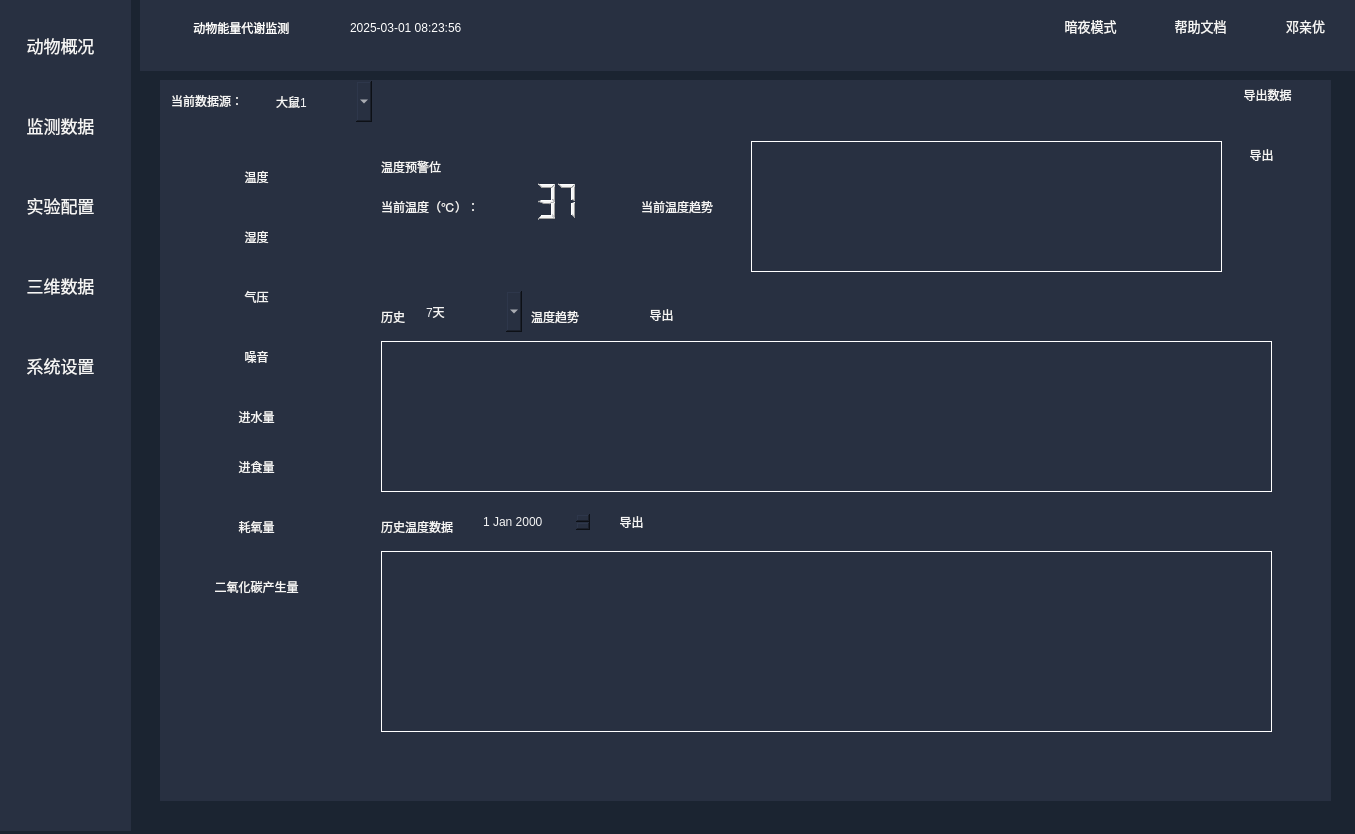
<?xml version="1.0" encoding="UTF-8"?>
<ui version="4.0">
 <class>Form</class>
 <widget class="QWidget" name="Form">
  <property name="geometry">
   <rect>
    <x>0</x>
    <y>0</y>
    <width>1355</width>
    <height>834</height>
   </rect>
  </property>
  <property name="font">
   <font>
    <pointsize>8</pointsize>
   </font>
  </property>
  <property name="windowTitle">
   <string>Form</string>
  </property>
  <property name="styleSheet">
   <string notr="true">QWidget{
background:rgb(27,36,49)
}
QGraphicsView{
border:1px solid white;
border-radius:0px;
}</string>
  </property>
  <widget class="QWidget" name="verticalLayoutWidget">
   <property name="geometry">
    <rect>
     <x>0</x>
     <y>0</y>
     <width>131</width>
     <height>831</height>
    </rect>
   </property>
   <layout class="QVBoxLayout" name="verticalLayout">
    <item>
     <widget class="QScrollArea" name="scrollArea">
      <property name="styleSheet">
       <string notr="true">border:none;</string>
      </property>
      <property name="horizontalScrollBarPolicy">
       <enum>Qt::ScrollBarAlwaysOff</enum>
      </property>
      <property name="widgetResizable">
       <bool>true</bool>
      </property>
      <widget class="QWidget" name="scrollAreaWidgetContents">
       <property name="geometry">
        <rect>
         <x>0</x>
         <y>0</y>
         <width>129</width>
         <height>829</height>
        </rect>
       </property>
       <property name="styleSheet">
        <string notr="true">background:rgb(40, 48,65);</string>
       </property>
       <widget class="QPushButton" name="btn1">
        <property name="geometry">
         <rect>
          <x>0</x>
          <y>10</y>
          <width>121</width>
          <height>71</height>
         </rect>
        </property>
        <property name="sizePolicy">
         <sizepolicy hsizetype="Minimum" vsizetype="Maximum">
          <horstretch>20</horstretch>
          <verstretch>21</verstretch>
         </sizepolicy>
        </property>
        <property name="font">
         <font>
          <pointsize>-1</pointsize>
          <bold>false</bold>
         </font>
        </property>
        <property name="styleSheet">
         <string notr="true">QPushButton{
	color:rgb(245, 245, 245);
	padding:15px;
	background:rgb(40, 48,65);
border：none;
font-size:17px;
}</string>
        </property>
        <property name="text">
         <string>动物概况</string>
        </property>
        <property name="icon">
         <iconset resource="resource/mainPage.qrc">
          <normaloff>:/icon/generate_white.svg</normaloff>:/icon/generate_white.svg</iconset>
        </property>
        <property name="iconSize">
         <size>
          <width>20</width>
          <height>20</height>
         </size>
        </property>
        <property name="autoDefault">
         <bool>false</bool>
        </property>
        <property name="default">
         <bool>false</bool>
        </property>
        <property name="flat">
         <bool>true</bool>
        </property>
       </widget>
       <widget class="QPushButton" name="btn2">
        <property name="geometry">
         <rect>
          <x>0</x>
          <y>90</y>
          <width>121</width>
          <height>71</height>
         </rect>
        </property>
        <property name="sizePolicy">
         <sizepolicy hsizetype="Minimum" vsizetype="Maximum">
          <horstretch>20</horstretch>
          <verstretch>21</verstretch>
         </sizepolicy>
        </property>
        <property name="font">
         <font>
          <pointsize>-1</pointsize>
          <bold>false</bold>
         </font>
        </property>
        <property name="styleSheet">
         <string notr="true">QPushButton{
	color:rgb(245, 245, 245);
	padding:15px;
	background:rgb(40, 48,65);
border：none;
font-size:17px;
}</string>
        </property>
        <property name="text">
         <string>监测数据</string>
        </property>
        <property name="icon">
         <iconset resource="resource/mainPage.qrc">
          <normaloff>:/icon/market_analysis_white.svg</normaloff>:/icon/market_analysis_white.svg</iconset>
        </property>
        <property name="iconSize">
         <size>
          <width>20</width>
          <height>20</height>
         </size>
        </property>
        <property name="autoDefault">
         <bool>false</bool>
        </property>
        <property name="default">
         <bool>false</bool>
        </property>
        <property name="flat">
         <bool>true</bool>
        </property>
       </widget>
       <widget class="QPushButton" name="btn3">
        <property name="geometry">
         <rect>
          <x>0</x>
          <y>170</y>
          <width>121</width>
          <height>71</height>
         </rect>
        </property>
        <property name="sizePolicy">
         <sizepolicy hsizetype="Minimum" vsizetype="Maximum">
          <horstretch>20</horstretch>
          <verstretch>21</verstretch>
         </sizepolicy>
        </property>
        <property name="font">
         <font>
          <pointsize>-1</pointsize>
          <bold>false</bold>
         </font>
        </property>
        <property name="styleSheet">
         <string notr="true">QPushButton{
	color:rgb(245, 245, 245);
	padding:15px;
	background:rgb(40, 48,65);
border：none;
font-size:17px;
}</string>
        </property>
        <property name="text">
         <string>实验配置</string>
        </property>
        <property name="icon">
         <iconset resource="resource/mainPage.qrc">
          <normaloff>:/icon/setting_config_white.svg</normaloff>:/icon/setting_config_white.svg</iconset>
        </property>
        <property name="iconSize">
         <size>
          <width>20</width>
          <height>20</height>
         </size>
        </property>
        <property name="autoDefault">
         <bool>false</bool>
        </property>
        <property name="default">
         <bool>false</bool>
        </property>
        <property name="flat">
         <bool>true</bool>
        </property>
       </widget>
       <widget class="QPushButton" name="btn4">
        <property name="geometry">
         <rect>
          <x>0</x>
          <y>250</y>
          <width>121</width>
          <height>71</height>
         </rect>
        </property>
        <property name="sizePolicy">
         <sizepolicy hsizetype="Minimum" vsizetype="Maximum">
          <horstretch>20</horstretch>
          <verstretch>21</verstretch>
         </sizepolicy>
        </property>
        <property name="font">
         <font>
          <pointsize>-1</pointsize>
          <bold>false</bold>
         </font>
        </property>
        <property name="styleSheet">
         <string notr="true">QPushButton{
	color:rgb(245, 245, 245);
	padding:15px;
	background:rgb(40, 48,65);
border：none;
font-size:17px;
}</string>
        </property>
        <property name="text">
         <string>三维数据</string>
        </property>
        <property name="icon">
         <iconset resource="resource/mainPage.qrc">
          <normaloff>:/icon/material_three_white.svg</normaloff>:/icon/material_three_white.svg</iconset>
        </property>
        <property name="iconSize">
         <size>
          <width>20</width>
          <height>20</height>
         </size>
        </property>
        <property name="autoDefault">
         <bool>false</bool>
        </property>
        <property name="default">
         <bool>false</bool>
        </property>
        <property name="flat">
         <bool>true</bool>
        </property>
       </widget>
       <widget class="QPushButton" name="btn5">
        <property name="geometry">
         <rect>
          <x>0</x>
          <y>330</y>
          <width>121</width>
          <height>71</height>
         </rect>
        </property>
        <property name="sizePolicy">
         <sizepolicy hsizetype="Minimum" vsizetype="Maximum">
          <horstretch>20</horstretch>
          <verstretch>21</verstretch>
         </sizepolicy>
        </property>
        <property name="font">
         <font>
          <pointsize>-1</pointsize>
          <bold>false</bold>
         </font>
        </property>
        <property name="styleSheet">
         <string notr="true">QPushButton{
	color:rgb(245, 245, 245);
	padding:15px;
	background:rgb(40, 48,65);
border：none;
font-size:17px;
}</string>
        </property>
        <property name="text">
         <string>系统设置</string>
        </property>
        <property name="icon">
         <iconset resource="resource/mainPage.qrc">
          <normaloff>:/icon/setting_computer_white.svg</normaloff>:/icon/setting_computer_white.svg</iconset>
        </property>
        <property name="iconSize">
         <size>
          <width>20</width>
          <height>20</height>
         </size>
        </property>
        <property name="autoDefault">
         <bool>false</bool>
        </property>
        <property name="default">
         <bool>false</bool>
        </property>
        <property name="flat">
         <bool>true</bool>
        </property>
       </widget>
      </widget>
     </widget>
    </item>
   </layout>
  </widget>
  <widget class="QWidget" name="horizontalLayoutWidget">
   <property name="geometry">
    <rect>
     <x>140</x>
     <y>0</y>
     <width>1261</width>
     <height>71</height>
    </rect>
   </property>
   <layout class="QHBoxLayout" name="horizontalLayout">
    <item>
     <widget class="QScrollArea" name="scrollArea_2">
      <property name="styleSheet">
       <string notr="true">border:none;</string>
      </property>
      <property name="verticalScrollBarPolicy">
       <enum>Qt::ScrollBarAlwaysOff</enum>
      </property>
      <property name="widgetResizable">
       <bool>true</bool>
      </property>
      <widget class="QWidget" name="scrollAreaWidgetContents_2">
       <property name="geometry">
        <rect>
         <x>0</x>
         <y>0</y>
         <width>1259</width>
         <height>69</height>
        </rect>
       </property>
       <property name="styleSheet">
        <string notr="true">background:rgb(40, 48,65);</string>
       </property>
       <widget class="QLabel" name="label">
        <property name="geometry">
         <rect>
          <x>10</x>
          <y>0</y>
          <width>51</width>
          <height>51</height>
         </rect>
        </property>
        <property name="styleSheet">
         <string notr="true"/>
        </property>
        <property name="text">
         <string/>
        </property>
        <property name="pixmap">
         <pixmap resource="resource/mainPage.qrc">:/images/mouse.png</pixmap>
        </property>
        <property name="scaledContents">
         <bool>true</bool>
        </property>
       </widget>
       <widget class="QLabel" name="label_2">
        <property name="geometry">
         <rect>
          <x>50</x>
          <y>20</y>
          <width>161</width>
          <height>16</height>
         </rect>
        </property>
        <property name="styleSheet">
         <string notr="true">color:white;</string>
        </property>
        <property name="text">
         <string> 动物能量代谢监测</string>
        </property>
       </widget>
       <widget class="QPushButton" name="pushButton_2">
        <property name="geometry">
         <rect>
          <x>1120</x>
          <y>0</y>
          <width>91</width>
          <height>51</height>
         </rect>
        </property>
        <property name="sizePolicy">
         <sizepolicy hsizetype="Minimum" vsizetype="Maximum">
          <horstretch>20</horstretch>
          <verstretch>21</verstretch>
         </sizepolicy>
        </property>
        <property name="font">
         <font>
          <pointsize>-1</pointsize>
          <bold>false</bold>
         </font>
        </property>
        <property name="styleSheet">
         <string notr="true">QPushButton{
	color:rgb(245, 245, 245);
	padding:7px;
	background:rgb(40, 48,65);
border：none;
font-size:13px;
}</string>
        </property>
        <property name="text">
         <string>邓亲优</string>
        </property>
        <property name="icon">
         <iconset resource="resource/mainPage.qrc">
          <normaloff>:/icon/me_white.svg</normaloff>:/icon/me_white.svg</iconset>
        </property>
        <property name="iconSize">
         <size>
          <width>24</width>
          <height>24</height>
         </size>
        </property>
        <property name="autoDefault">
         <bool>false</bool>
        </property>
        <property name="default">
         <bool>false</bool>
        </property>
        <property name="flat">
         <bool>true</bool>
        </property>
       </widget>
       <widget class="QPushButton" name="pushButton_3">
        <property name="geometry">
         <rect>
          <x>1010</x>
          <y>0</y>
          <width>101</width>
          <height>51</height>
         </rect>
        </property>
        <property name="sizePolicy">
         <sizepolicy hsizetype="Minimum" vsizetype="Maximum">
          <horstretch>20</horstretch>
          <verstretch>21</verstretch>
         </sizepolicy>
        </property>
        <property name="font">
         <font>
          <pointsize>-1</pointsize>
          <bold>false</bold>
         </font>
        </property>
        <property name="styleSheet">
         <string notr="true">QPushButton{
	color:rgb(245, 245, 245);
	padding:7px;
	background:rgb(40, 48,65);
border：none;
font-size:13px;
}</string>
        </property>
        <property name="text">
         <string>帮助文档</string>
        </property>
        <property name="icon">
         <iconset resource="resource/mainPage.qrc">
          <normaloff>:/icon/help_white.svg</normaloff>:/icon/help_white.svg</iconset>
        </property>
        <property name="iconSize">
         <size>
          <width>24</width>
          <height>24</height>
         </size>
        </property>
        <property name="autoDefault">
         <bool>false</bool>
        </property>
        <property name="default">
         <bool>false</bool>
        </property>
        <property name="flat">
         <bool>true</bool>
        </property>
       </widget>
       <widget class="QPushButton" name="pushButton_4">
        <property name="geometry">
         <rect>
          <x>900</x>
          <y>0</y>
          <width>101</width>
          <height>51</height>
         </rect>
        </property>
        <property name="sizePolicy">
         <sizepolicy hsizetype="Minimum" vsizetype="Maximum">
          <horstretch>20</horstretch>
          <verstretch>21</verstretch>
         </sizepolicy>
        </property>
        <property name="font">
         <font>
          <pointsize>-1</pointsize>
          <bold>false</bold>
         </font>
        </property>
        <property name="styleSheet">
         <string notr="true">QPushButton{
	color:rgb(245, 245, 245);
	padding:7px;
	background:rgb(40, 48,65);
border：none;
font-size:13px;
}</string>
        </property>
        <property name="text">
         <string>暗夜模式</string>
        </property>
        <property name="icon">
         <iconset resource="resource/mainPage.qrc">
          <normaloff>:/icon/dark_mode_white.svg</normaloff>:/icon/dark_mode_white.svg</iconset>
        </property>
        <property name="iconSize">
         <size>
          <width>24</width>
          <height>24</height>
         </size>
        </property>
        <property name="autoDefault">
         <bool>false</bool>
        </property>
        <property name="default">
         <bool>false</bool>
        </property>
        <property name="flat">
         <bool>true</bool>
        </property>
       </widget>
       <widget class="QLabel" name="label_14">
        <property name="geometry">
         <rect>
          <x>210</x>
          <y>20</y>
          <width>161</width>
          <height>16</height>
         </rect>
        </property>
        <property name="styleSheet">
         <string notr="true">color:white;</string>
        </property>
        <property name="text">
         <string>2025-03-01 08:23:56</string>
        </property>
       </widget>
      </widget>
     </widget>
    </item>
   </layout>
  </widget>
  <widget class="QWidget" name="tab2" native="true">
   <property name="geometry">
    <rect>
     <x>160</x>
     <y>80</y>
     <width>1171</width>
     <height>721</height>
    </rect>
   </property>
   <widget class="QScrollArea" name="scrollArea_3">
    <property name="geometry">
     <rect>
      <x>-10</x>
      <y>-10</y>
      <width>1191</width>
      <height>751</height>
     </rect>
    </property>
    <property name="widgetResizable">
     <bool>true</bool>
    </property>
    <widget class="QWidget" name="scrollAreaWidgetContents_3">
     <property name="geometry">
      <rect>
       <x>0</x>
       <y>0</y>
       <width>1189</width>
       <height>749</height>
      </rect>
     </property>
     <property name="styleSheet">
      <string notr="true">	color:rgb(245, 245, 245);

	background:rgb(40, 48,65);
border-radius:15px;</string>
     </property>
     <widget class="QLabel" name="label_3">
      <property name="geometry">
       <rect>
        <x>20</x>
        <y>10</y>
        <width>91</width>
        <height>39</height>
       </rect>
      </property>
      <property name="text">
       <string>当前数据源：</string>
      </property>
     </widget>
     <widget class="QComboBox" name="comboBox">
      <property name="geometry">
       <rect>
        <x>120</x>
        <y>10</y>
        <width>101</width>
        <height>41</height>
       </rect>
      </property>
      <item>
       <property name="text">
        <string>大鼠1</string>
       </property>
      </item>
     </widget>
     <widget class="QWidget" name="verticalLayoutWidget_2">
      <property name="geometry">
       <rect>
        <x>20</x>
        <y>60</y>
        <width>1131</width>
        <height>651</height>
       </rect>
      </property>
      <layout class="QVBoxLayout" name="verticalLayout_2">
       <item>
        <widget class="QScrollArea" name="scrollArea_4">
         <property name="widgetResizable">
          <bool>true</bool>
         </property>
         <widget class="QWidget" name="scrollAreaWidgetContents_4">
          <property name="geometry">
           <rect>
            <x>0</x>
            <y>0</y>
            <width>1129</width>
            <height>649</height>
           </rect>
          </property>
          <widget class="QWidget" name="verticalLayoutWidget_3">
           <property name="geometry">
            <rect>
             <x>10</x>
             <y>10</y>
             <width>160</width>
             <height>611</height>
            </rect>
           </property>
           <layout class="QVBoxLayout" name="verticalLayout_3">
            <item>
             <widget class="QScrollArea" name="scrollArea_5">
              <property name="styleSheet">
               <string notr="true"/>
              </property>
              <property name="horizontalScrollBarPolicy">
               <enum>Qt::ScrollBarAlwaysOff</enum>
              </property>
              <property name="widgetResizable">
               <bool>true</bool>
              </property>
              <widget class="QWidget" name="scrollAreaWidgetContents_5">
               <property name="geometry">
                <rect>
                 <x>0</x>
                 <y>0</y>
                 <width>158</width>
                 <height>609</height>
                </rect>
               </property>
               <property name="styleSheet">
                <string notr="true"/>
               </property>
               <widget class="QPushButton" name="pushButton_5">
                <property name="geometry">
                 <rect>
                  <x>0</x>
                  <y>10</y>
                  <width>151</width>
                  <height>51</height>
                 </rect>
                </property>
                <property name="text">
                 <string>温度</string>
                </property>
               </widget>
               <widget class="QPushButton" name="pushButton_6">
                <property name="geometry">
                 <rect>
                  <x>0</x>
                  <y>70</y>
                  <width>151</width>
                  <height>51</height>
                 </rect>
                </property>
                <property name="text">
                 <string>湿度</string>
                </property>
               </widget>
               <widget class="QPushButton" name="pushButton_7">
                <property name="geometry">
                 <rect>
                  <x>0</x>
                  <y>130</y>
                  <width>151</width>
                  <height>51</height>
                 </rect>
                </property>
                <property name="text">
                 <string>气压</string>
                </property>
               </widget>
               <widget class="QPushButton" name="pushButton_8">
                <property name="geometry">
                 <rect>
                  <x>0</x>
                  <y>190</y>
                  <width>151</width>
                  <height>51</height>
                 </rect>
                </property>
                <property name="text">
                 <string>噪音</string>
                </property>
               </widget>
               <widget class="QPushButton" name="pushButton_9">
                <property name="geometry">
                 <rect>
                  <x>0</x>
                  <y>250</y>
                  <width>151</width>
                  <height>51</height>
                 </rect>
                </property>
                <property name="text">
                 <string>进水量</string>
                </property>
               </widget>
               <widget class="QPushButton" name="pushButton_10">
                <property name="geometry">
                 <rect>
                  <x>0</x>
                  <y>300</y>
                  <width>151</width>
                  <height>51</height>
                 </rect>
                </property>
                <property name="text">
                 <string>进食量</string>
                </property>
               </widget>
               <widget class="QPushButton" name="pushButton_11">
                <property name="geometry">
                 <rect>
                  <x>0</x>
                  <y>360</y>
                  <width>151</width>
                  <height>51</height>
                 </rect>
                </property>
                <property name="text">
                 <string>耗氧量</string>
                </property>
               </widget>
               <widget class="QPushButton" name="pushButton_12">
                <property name="geometry">
                 <rect>
                  <x>0</x>
                  <y>420</y>
                  <width>151</width>
                  <height>51</height>
                 </rect>
                </property>
                <property name="text">
                 <string>二氧化碳产生量</string>
                </property>
               </widget>
              </widget>
             </widget>
            </item>
           </layout>
          </widget>
          <widget class="QWidget" name="verticalLayoutWidget_4">
           <property name="geometry">
            <rect>
             <x>190</x>
             <y>10</y>
             <width>931</width>
             <height>611</height>
            </rect>
           </property>
           <layout class="QVBoxLayout" name="verticalLayout_4">
            <item>
             <widget class="QScrollArea" name="scrollArea_6">
              <property name="widgetResizable">
               <bool>true</bool>
              </property>
              <widget class="QWidget" name="scrollAreaWidgetContents_6">
               <property name="geometry">
                <rect>
                 <x>0</x>
                 <y>0</y>
                 <width>929</width>
                 <height>609</height>
                </rect>
               </property>
               <widget class="QLabel" name="label_4">
                <property name="geometry">
                 <rect>
                  <x>20</x>
                  <y>50</y>
                  <width>121</width>
                  <height>31</height>
                 </rect>
                </property>
                <property name="text">
                 <string>当前温度（℃）：</string>
                </property>
               </widget>
               <widget class="QLCDNumber" name="lcdNumber">
                <property name="geometry">
                 <rect>
                  <x>140</x>
                  <y>40</y>
                  <width>91</width>
                  <height>41</height>
                 </rect>
                </property>
                <property name="digitCount">
                 <number>3</number>
                </property>
                <property name="value" stdset="0">
                 <double>37.000000000000000</double>
                </property>
               </widget>
               <widget class="QLabel" name="label_5">
                <property name="geometry">
                 <rect>
                  <x>280</x>
                  <y>50</y>
                  <width>121</width>
                  <height>31</height>
                 </rect>
                </property>
                <property name="text">
                 <string>当前温度趋势</string>
                </property>
               </widget>
               <widget class="QGraphicsView" name="graphicsView">
                <property name="geometry">
                 <rect>
                  <x>390</x>
                  <y>0</y>
                  <width>471</width>
                  <height>131</height>
                 </rect>
                </property>
                <property name="styleSheet">
                 <string notr="true">border-radius:0px;</string>
                </property>
               </widget>
               <widget class="QPushButton" name="pushButton_13">
                <property name="geometry">
                 <rect>
                  <x>870</x>
                  <y>0</y>
                  <width>61</width>
                  <height>28</height>
                 </rect>
                </property>
                <property name="text">
                 <string>导出</string>
                </property>
                <property name="icon">
                 <iconset resource="resource/mainPage.qrc">
                  <normaloff>:/icon/export_white.svg</normaloff>:/icon/export_white.svg</iconset>
                </property>
               </widget>
               <widget class="QLabel" name="label_6">
                <property name="geometry">
                 <rect>
                  <x>20</x>
                  <y>160</y>
                  <width>31</width>
                  <height>31</height>
                 </rect>
                </property>
                <property name="text">
                 <string>历史</string>
                </property>
               </widget>
               <widget class="QLabel" name="label_7">
                <property name="geometry">
                 <rect>
                  <x>170</x>
                  <y>160</y>
                  <width>121</width>
                  <height>31</height>
                 </rect>
                </property>
                <property name="text">
                 <string>温度趋势</string>
                </property>
               </widget>
               <widget class="QComboBox" name="comboBox_2">
                <property name="geometry">
                 <rect>
                  <x>60</x>
                  <y>150</y>
                  <width>101</width>
                  <height>41</height>
                 </rect>
                </property>
                <item>
                 <property name="text">
                  <string>7天</string>
                 </property>
                </item>
                <item>
                 <property name="text">
                  <string>3天</string>
                 </property>
                </item>
                <item>
                 <property name="text">
                  <string>1天</string>
                 </property>
                </item>
               </widget>
               <widget class="QPushButton" name="pushButton_14">
                <property name="geometry">
                 <rect>
                  <x>270</x>
                  <y>160</y>
                  <width>61</width>
                  <height>28</height>
                 </rect>
                </property>
                <property name="text">
                 <string>导出</string>
                </property>
                <property name="icon">
                 <iconset resource="resource/mainPage.qrc">
                  <normaloff>:/icon/export_white.svg</normaloff>:/icon/export_white.svg</iconset>
                </property>
               </widget>
               <widget class="QGraphicsView" name="graphicsView_2">
                <property name="geometry">
                 <rect>
                  <x>20</x>
                  <y>200</y>
                  <width>891</width>
                  <height>151</height>
                 </rect>
                </property>
                <property name="styleSheet">
                 <string notr="true">border-radius:0px</string>
                </property>
               </widget>
               <widget class="QLabel" name="label_8">
                <property name="geometry">
                 <rect>
                  <x>20</x>
                  <y>370</y>
                  <width>91</width>
                  <height>31</height>
                 </rect>
                </property>
                <property name="text">
                 <string>历史温度数据</string>
                </property>
               </widget>
               <widget class="QDateEdit" name="dateEdit">
                <property name="geometry">
                 <rect>
                  <x>120</x>
                  <y>370</y>
                  <width>110</width>
                  <height>22</height>
                 </rect>
                </property>
               </widget>
               <widget class="QPushButton" name="pushButton_15">
                <property name="geometry">
                 <rect>
                  <x>240</x>
                  <y>370</y>
                  <width>61</width>
                  <height>21</height>
                 </rect>
                </property>
                <property name="text">
                 <string>导出</string>
                </property>
                <property name="icon">
                 <iconset resource="resource/mainPage.qrc">
                  <normaloff>:/icon/export_white.svg</normaloff>:/icon/export_white.svg</iconset>
                </property>
               </widget>
               <widget class="QGraphicsView" name="graphicsView_3">
                <property name="geometry">
                 <rect>
                  <x>20</x>
                  <y>410</y>
                  <width>891</width>
                  <height>181</height>
                 </rect>
                </property>
                <property name="styleSheet">
                 <string notr="true">border-radius:0px;</string>
                </property>
               </widget>
               <widget class="QLabel" name="label_9">
                <property name="geometry">
                 <rect>
                  <x>20</x>
                  <y>10</y>
                  <width>121</width>
                  <height>31</height>
                 </rect>
                </property>
                <property name="text">
                 <string>温度预警位</string>
                </property>
               </widget>
              </widget>
             </widget>
            </item>
           </layout>
          </widget>
         </widget>
        </widget>
       </item>
      </layout>
     </widget>
     <widget class="QPushButton" name="pushButton">
      <property name="geometry">
       <rect>
        <x>1070</x>
        <y>10</y>
        <width>93</width>
        <height>28</height>
       </rect>
      </property>
      <property name="text">
       <string>导出数据</string>
      </property>
      <property name="icon">
       <iconset resource="resource/mainPage.qrc">
        <normaloff>:/icon/export_white.svg</normaloff>:/icon/export_white.svg</iconset>
      </property>
     </widget>
    </widget>
   </widget>
  </widget>
  <zorder>tab2</zorder>
  <zorder>verticalLayoutWidget</zorder>
  <zorder>horizontalLayoutWidget</zorder>
 </widget>
 <resources>
  <include location="resource/mainPage.qrc"/>
  <include location="UI/resource/mainPage.qrc"/>
 </resources>
 <connections>
  <connection>
   <sender>btn1</sender>
   <signal>toggled(bool)</signal>
   <receiver>tab2</receiver>
   <slot>setVisible(bool)</slot>
   <hints>
    <hint type="sourcelabel">
     <x>61</x>
     <y>46</y>
    </hint>
    <hint type="destinationlabel">
     <x>745</x>
     <y>425</y>
    </hint>
   </hints>
  </connection>
 </connections>
</ui>
